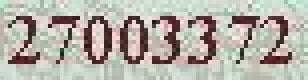
#> input picture images/PIL/pic/1.jpg, 77 x 20 px, given as the content of the folder ../test/, which was not available (shown 4 times larger)
$ python whole_code.py   (Python 2 division)
#> lines starting #> are read from the running program, lines starting #| are printed output that depends on the picture; after the words box and inside, x2 and y2 are one past the last pixel; in counts of white or black regions, pixels touching at a corner belong together
#!/usr/bin/env python
# −*− coding: UTF−8 −*−
__author__ = 'walkskyer'
"""
完整处理代码
"""
import os, Image


def binary(f):
    """
    二值去噪
    :param f:
    :return:
    """
#> called with f = '../test/1.jpg'
    img = Image.open(f)
#> img is the input picture: PIL image 77x20 RGB; mean R, G, B 179.4, 175.8, 166.3
    # img = img.convert('1')
    pixdata = img.load()
    for y in xrange(img.size[1]):
        for x in xrange(img.size[0]):
            if pixdata[x, y][0] < 90:
                pixdata[x, y] = (0, 0, 0, 255)
    for y in xrange(img.size[1]):
        for x in xrange(img.size[0]):
            if pixdata[x, y][1] < 136:
                pixdata[x, y] = (0, 0, 0, 255)
    for y in xrange(img.size[1]):
        for x in xrange(img.size[0]):
            if pixdata[x, y][2] > 0:
                pixdata[x, y] = (255, 255, 255, 255)
    return img


# [47 lines left out: function division, not called in this run]


def recognize(img):
    """
    匹配验证码
    :param img:
    :return:
    """
    fontMods = []
    for i in range(10):
        fontMods.append((str(i), Image.open("./font/use/%d.jpg" % i)))
    fontMods.append((str('-'), Image.open("./font/use/%s.jpg" % '-')))
    fontMods.append((str('0'), Image.open("./font/use/%s.jpg" % '0_1')))
    fontMods.append((str('*'), Image.open("./font/use/%s.jpg" % 'star')))
    result = ""
    font = division(img)
    for i in font:
        target = i
        points = []
        for mod in fontMods:
            diffs = 0
            #如果尺寸不一致，先算上尺寸上不同的数量
            if abs(target.size[0]-mod[1].size[0])>1 or abs(target.size[1]-mod[1].size[1])>1:
                diffs = abs((target.size[0]*target.size[1])-(mod[1].size[0]*mod[1].size[0]))

            for yi in xrange(target.size[1]):
                try:
                    for xi in xrange(target.size[0]):
                        if mod[1].getpixel((xi, yi)) != target.getpixel((xi, yi)):
                            diffs += 1
                except IndexError, e:
                    #print e
                    pass
            points.append((diffs, mod[0]))
        points.sort()
        result += points[0][1]
    return result


if __name__ == '__main__':
    codedir = "../test/"
    count=1
    for imgfile in os.listdir(codedir):
        if imgfile.endswith(".jpg"):
            print "count:%s" % count
            dir = "./result/"
            print imgfile
            img = binary(codedir + imgfile)
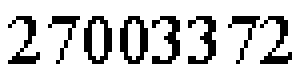
#> img: PIL image 77x20 RGB (shown 4 times larger); 81.9% white; black in thin lines or dots, all inside (x1, y1, x2, y2) = (2, 4, 73, 16)
#> (the run stopped early here; a loop or call above may not have finished)

$ run again, on images/PIL/pic/11.jpg
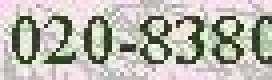
#> input picture images/PIL/pic/11.jpg, 68 x 20 px, given as the content of the folder ../test/, which was not available (shown 4 times larger)
#> in binary, img is the input picture: PIL image 68x20 RGB; mean R, G, B 185.6, 183.6, 175
#> `img = binary(codedir + imgfile)`:
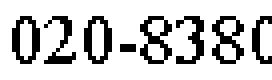
#> img: PIL image 68x20 RGB (shown 4 times larger); 79.5% white; black in thin lines or dots, all inside (x1, y1, x2, y2) = (3, 4, 68, 16)

$ run again, on images/PIL/pic/2.jpg
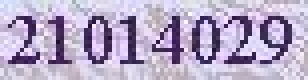
#> input picture images/PIL/pic/2.jpg, 77 x 20 px, given as the content of the folder ../test/, which was not available (shown 4 times larger)
#> in binary, img is the input picture: PIL image 77x20 RGB; mean R, G, B 181.8, 169.3, 198.3
#> `img = binary(codedir + imgfile)`:
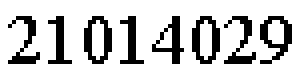
#> img: PIL image 77x20 RGB (shown 4 times larger); 80.9% white; black in thin lines or dots, all inside (x1, y1, x2, y2) = (2, 4, 73, 16)
